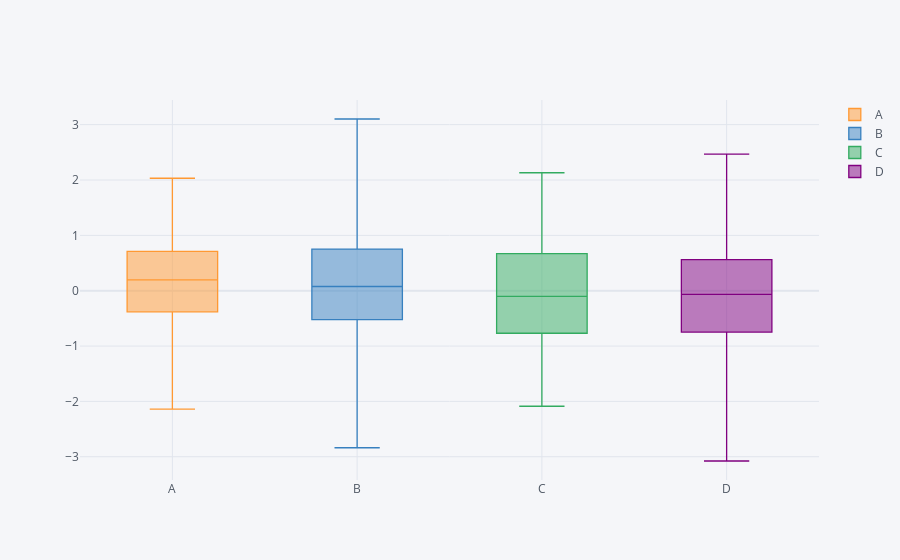

Notebook source saved alongside this figure:
### Code cell
# box plots
df.iplot(kind='box')
